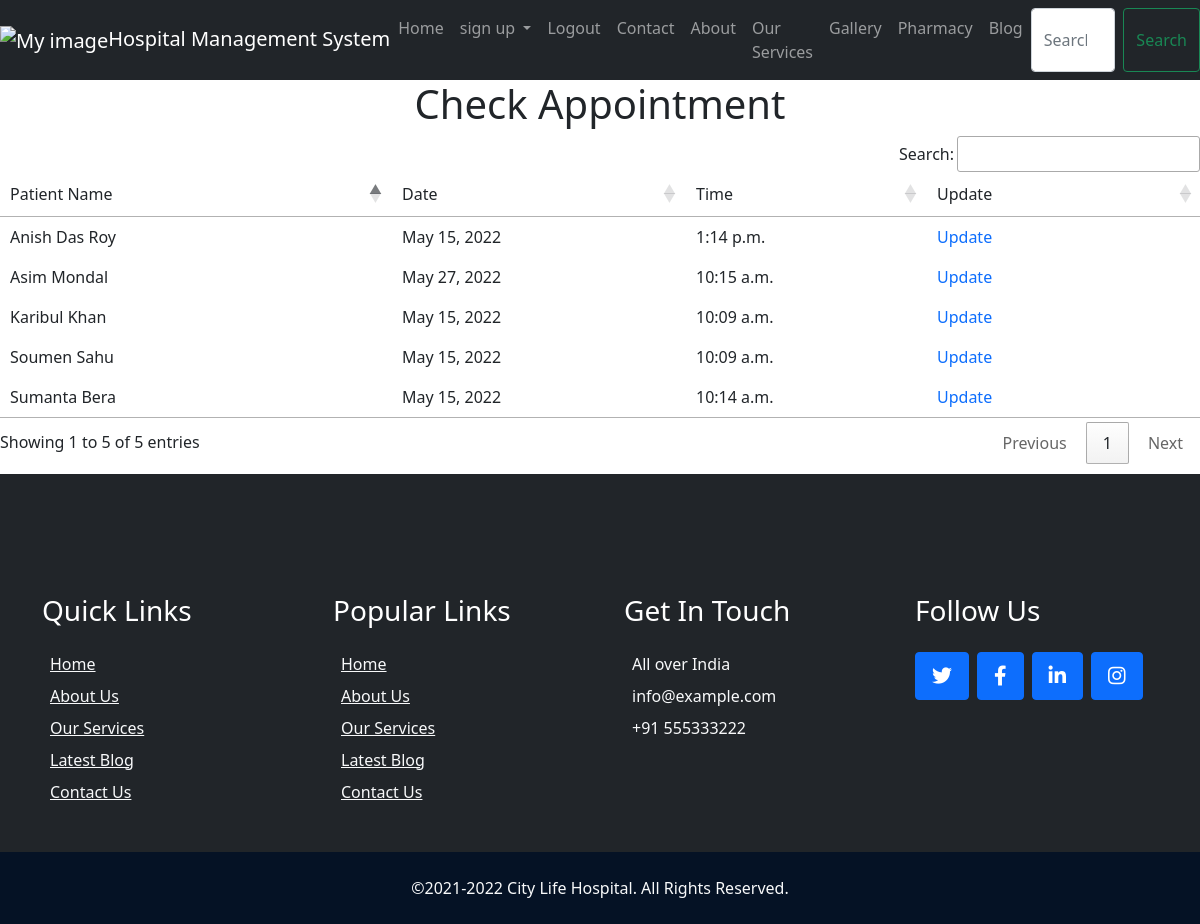
/hospital/apporment, run on the app's committed database.
### hospital/models.py (models this page shows)
class booking(models.Model):
    name=models.CharField(max_length=50)
    email=models.EmailField()
    phno=models.IntegerField()
    date=models.DateField()
    time=models.TimeField()
    fees=models.IntegerField()
    class Meta:
        db_table="booking"

### hospital/views.py (the view)
# urls.py: path('apporment',views.apporment),
def apporment(request):
  b=booking.objects.all()
  return render(request,'apporment.html',{'b':b})

### hospital/templates/apporment.html
{% extends 'base.html' %}
{% load static %}
{% block head %}
<link rel="stylesheet" href="{% static 'css/appstyle.css' %}">
{% endblock %}
{% block logout %}
<li class="nav-item">
  <a class="nav-link" href="signout">Logout</a>
</li>
{% endblock %}
{% block body %}
<h1 text-align="center">Check Appointment</h1>
<table text-align="center" id="example">
  <thead>
    <tr>
      <td>Patient Name &emsp;</td>
      <td>Date &emsp;</td>
      <td>Time &emsp;</td>
      <td>Update &emsp;</td>
    </tr>
  </thead>
  <tbody>
    {% for bk in b %}
    <tr>
      <td>{{bk.name}}</td>
      <td>{{bk.date}}</td>
      <td>{{bk.time}}</td>
      <td><a href="update/{{bk.id}}"  style="text-decoration: none;">Update</a></td>
    </tr>
    {% endfor %}
  </tbody>
</table>
{% endblock %}

### hospital/static/css/appstyle.css (style rules this page uses)
body { background-color: F5F5F5; }
td { background-color: F5F5F5; }

### hospital/templates/base.html (style rules this page uses)
h1 { text-align: center; }

### data on the page
booking: name "Soumen Sahu", date "May 15, 2022", time "10:09 a.m."
booking: name "Karibul Khan", date "May 15, 2022", time "10:09 a.m."
booking: name "Sumanta Bera", date "May 15, 2022", time "10:14 a.m."
booking: name "Anish Das Roy", date "May 15, 2022", time "1:14 p.m."
booking: name "Asim Mondal", date "May 27, 2022", time "10:15 a.m."
